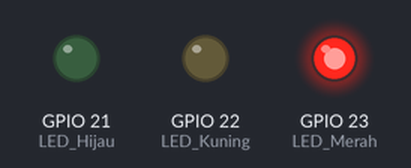
Simulated run of this sketch. Board: ESP32. On the bench: output pins drawn as LEDs (lit = HIGH).

Above: at 5.0 s.
At 12.5 s:
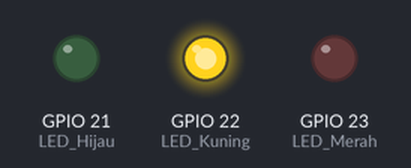
At 22.5 s:
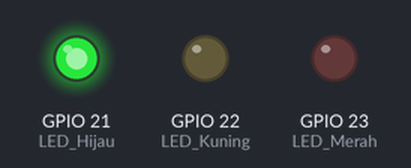
Timing chart, 0 to 39.0 s (numbered marks = the images above):
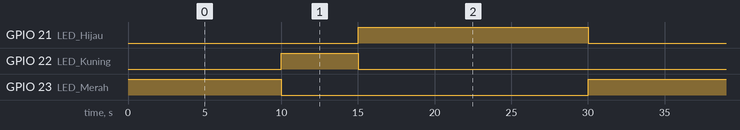

The sketch:

sketch.ino
```cpp
void setup() {
    pinMode(23, OUTPUT); // LED Merah
    pinMode(22, OUTPUT); // LED Kuning
    pinMode(21, OUTPUT); // LED Hijau
}

void loop() {
   // Lampu Merah menyala, Kuning & Hijau mati
    digitalWrite(23, HIGH);
    digitalWrite(22, LOW);
    digitalWrite(21, LOW);
    delay(10000);

    // Lampu Kuning menyala, Merah & Hijau mati
    digitalWrite(23, LOW);
    digitalWrite(22, HIGH);
    digitalWrite(21, LOW);
    delay(5000);

    // Lampu Hijau menyala, Merah & Kuning mati
    digitalWrite(23, LOW);
    digitalWrite(22, LOW);
    digitalWrite(21, HIGH);
    delay(15000);
}
```

Measured:
- by itself, GPIO 21 (LED_Hijau): alternates HIGH for 15.0 s and LOW for 15.0 s
- by itself, GPIO 22 (LED_Kuning): alternates HIGH for 5.0 s and LOW for 25.0 s
- by itself, GPIO 23 (LED_Merah): alternates HIGH for 10.0 s and LOW for 20.0 s
